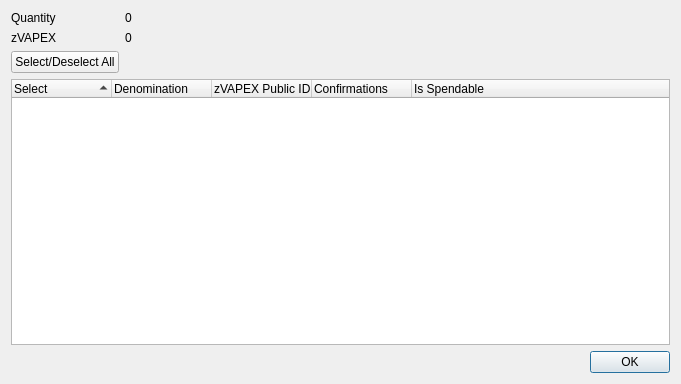
<?xml version="1.0" encoding="UTF-8"?>
<ui version="4.0">
 <class>ZVapexcoinControlDialog</class>
 <widget class="QDialog" name="ZVapexcoinControlDialog">
  <property name="geometry">
   <rect>
    <x>0</x>
    <y>0</y>
    <width>681</width>
    <height>384</height>
   </rect>
  </property>
  <property name="minimumSize">
   <size>
    <width>681</width>
    <height>384</height>
   </size>
  </property>
  <property name="windowTitle">
   <string>Select zVAPEX to Spend</string>
  </property>
  <layout class="QGridLayout" name="gridLayout">
   <item row="0" column="0">
    <layout class="QFormLayout" name="formLayout">
     <property name="sizeConstraint">
      <enum>QLayout::SetDefaultConstraint</enum>
     </property>
     <item row="0" column="0">
      <widget class="QLabel" name="labelQuantity">
       <property name="text">
        <string>Quantity</string>
       </property>
      </widget>
     </item>
     <item row="0" column="1">
      <widget class="QLabel" name="labelQuantity_int">
       <property name="text">
        <string>0</string>
       </property>
      </widget>
     </item>
     <item row="1" column="0">
      <widget class="QLabel" name="labelZVapexcoin">
       <property name="text">
        <string>zVAPEX</string>
       </property>
      </widget>
     </item>
     <item row="1" column="1">
      <widget class="QLabel" name="labelZVapexcoin_int">
       <property name="text">
        <string>0</string>
       </property>
      </widget>
     </item>
     <item row="2" column="0">
      <widget class="QPushButton" name="pushButtonAll">
       <property name="text">
        <string>Select/Deselect All</string>
       </property>
      </widget>
     </item>
    </layout>
   </item>
   <item row="1" column="0">
    <layout class="QVBoxLayout" name="verticalLayout">
     <item>
      <widget class="QTreeWidget" name="treeWidget">
       <property name="minimumSize">
        <size>
         <width>0</width>
         <height>250</height>
        </size>
       </property>
       <property name="alternatingRowColors">
        <bool>true</bool>
       </property>
       <property name="sortingEnabled">
        <bool>true</bool>
       </property>
       <property name="columnCount">
        <number>5</number>
       </property>
       <attribute name="headerDefaultSectionSize">
        <number>100</number>
       </attribute>
       <column>
        <property name="text">
         <string notr="true">Select</string>
        </property>
       </column>
       <column>
        <property name="text">
         <string notr="true">Denomination</string>
        </property>
       </column>
       <column>
        <property name="text">
         <string notr="true">zVAPEX Public ID</string>
        </property>
       </column>
       <column>
        <property name="text">
         <string notr="true">Confirmations</string>
        </property>
       </column>
       <column>
        <property name="text">
         <string>Is Spendable</string>
        </property>
       </column>
      </widget>
     </item>
     <item>
      <widget class="QDialogButtonBox" name="buttonBox">
       <property name="orientation">
        <enum>Qt::Horizontal</enum>
       </property>
       <property name="standardButtons">
        <set>QDialogButtonBox::Ok</set>
       </property>
      </widget>
     </item>
    </layout>
   </item>
  </layout>
 </widget>
 <resources/>
 <connections>
  <connection>
   <sender>buttonBox</sender>
   <signal>accepted()</signal>
   <receiver>ZVapexcoinControlDialog</receiver>
   <slot>accept()</slot>
   <hints>
    <hint type="sourcelabel">
     <x>248</x>
     <y>254</y>
    </hint>
    <hint type="destinationlabel">
     <x>157</x>
     <y>274</y>
    </hint>
   </hints>
  </connection>
  <connection>
   <sender>buttonBox</sender>
   <signal>rejected()</signal>
   <receiver>ZVapexcoinControlDialog</receiver>
   <slot>reject()</slot>
   <hints>
    <hint type="sourcelabel">
     <x>316</x>
     <y>260</y>
    </hint>
    <hint type="destinationlabel">
     <x>286</x>
     <y>274</y>
    </hint>
   </hints>
  </connection>
 </connections>
</ui>
